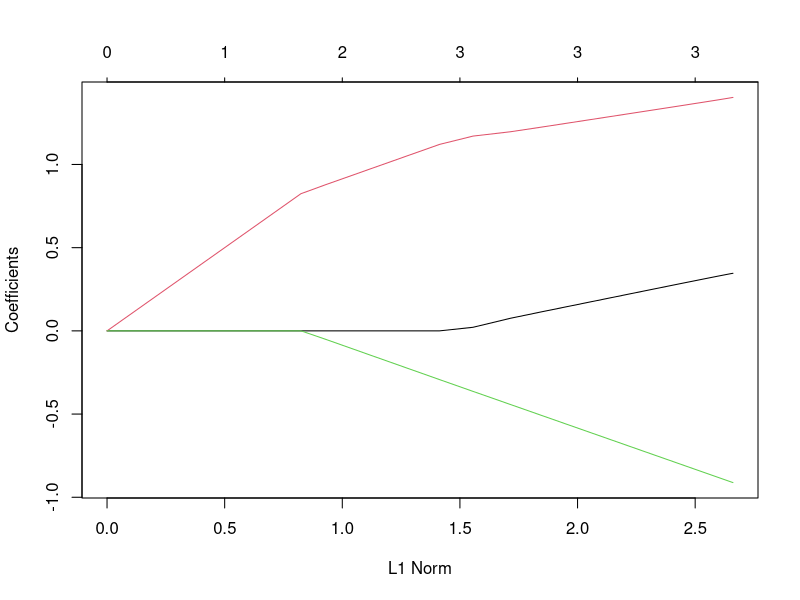
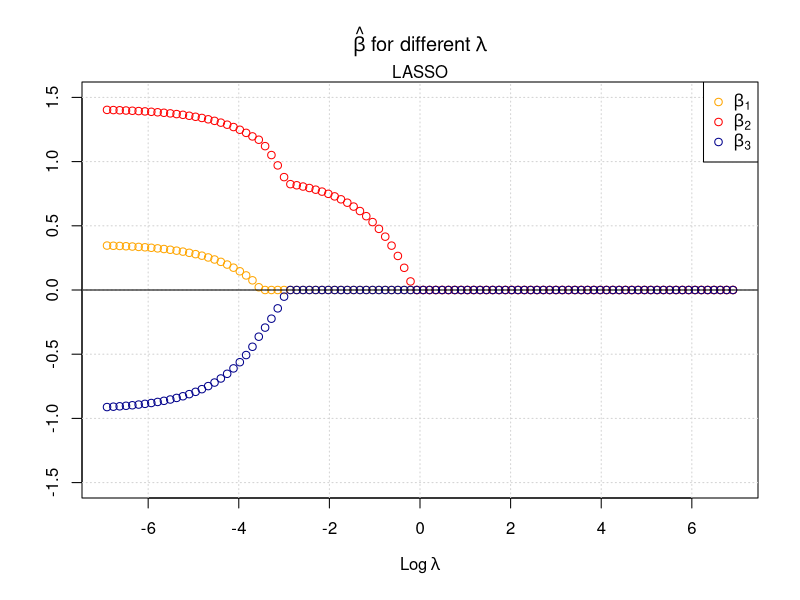
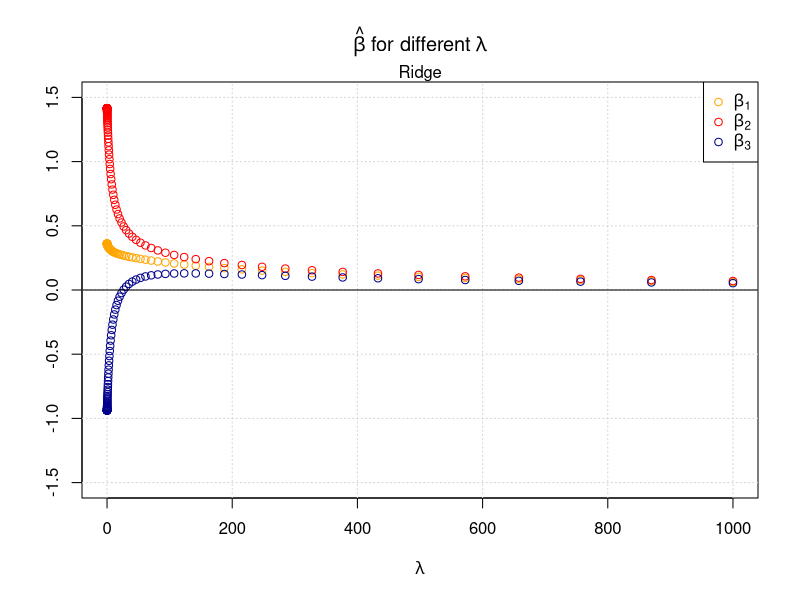
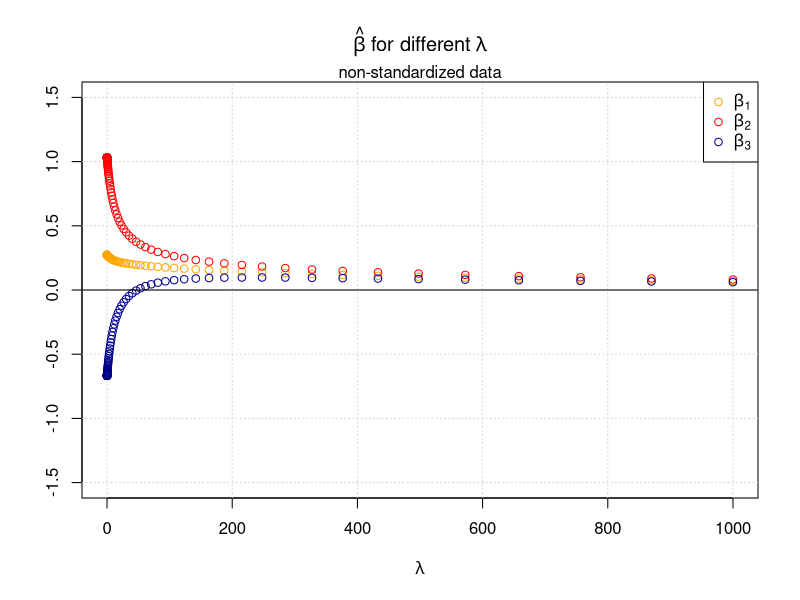
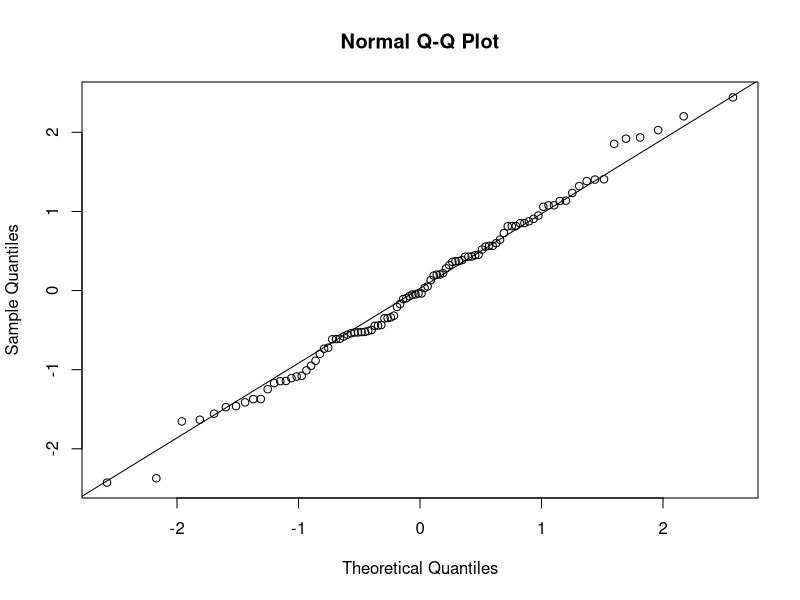
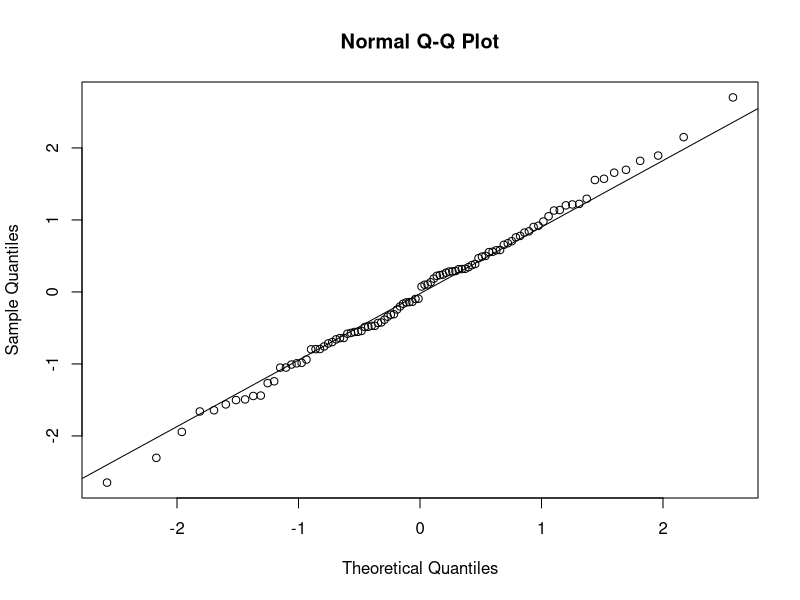
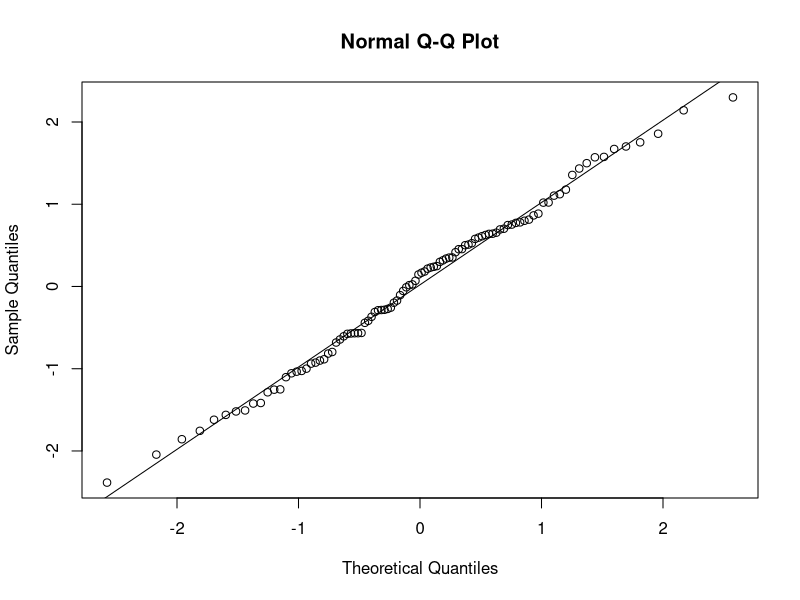
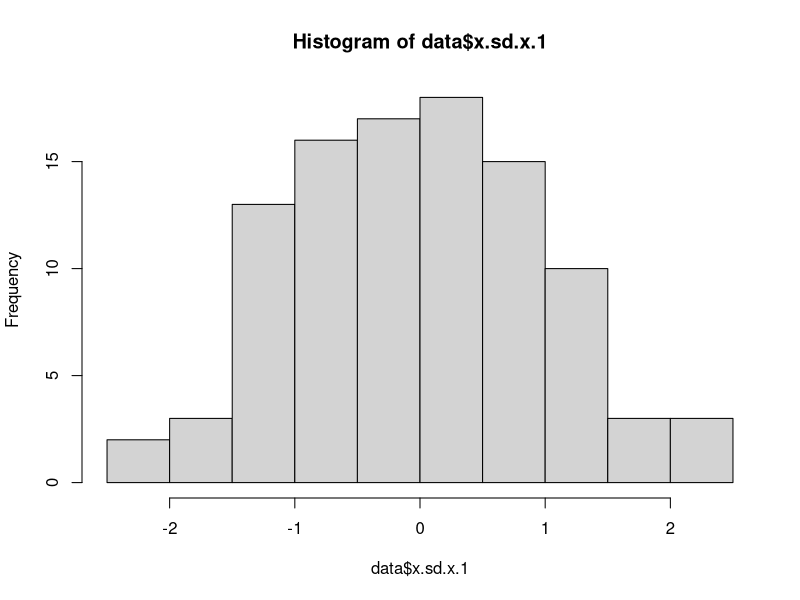

Source code (R) for these figures, in order:
# test the shrinkage path of ridge and Lasso
rm(list = ls())
library(glmnet)
library(MASS)
set.seed(777)
n <- 100
beta.true <- c(0.5, 0.5, -0.5)
sigma <- matrix(c(2,0.1,0.1,
                  0.1,2,0.1,
                  0.1,0.1,2) ,
                nrow= 3, ncol= 3, byrow=TRUE)

sigma2 <- matrix(c(2,0.1,0.1,
                  0.1,4,0.1,
                  0.1,0.1,5) ,
                nrow= 3, ncol= 3, byrow=TRUE)
sigma3 <- matrix(c(2,1.9,0.1,
                  1.9,2,0.1,
                  0.1,0.1,2) ,
                nrow= 3, ncol= 3, byrow=TRUE)
sigma4 <- matrix(c(2,0.1,1.9,
                  0.1,2,0.1,
                  1.9,0.1,2) ,
                nrow= 3, ncol= 3, byrow=TRUE)
sigma5 <- matrix(c(2,1.9,1.9,
                  1.9,2,1.9,
                  1.9,1.9,2) ,
                nrow= 3, ncol= 3, byrow=TRUE)
mu <- rep(0,3)
data.generator <- function(n, sigma, mu, beta){
  x <- mvrnorm(n, mu, sigma)
  e <- rnorm(n, 0, sqrt(10))
  y <- x %*% beta + e
  x.1 <- x[,1] / sd(x[,1])
  x.2 <- x[,2]/ sd(x[,2])
  x.3 <- x[,3]/ sd(x[,3])
  x.sd <- cbind(x.1, x.2, x.3)
  data <- data.frame ("y" = y, "x.sd" = x.sd, "x" = x)
  return(data)
}

set.seed(777)
data <- data.generator(n, sigma, mu, beta.true)
set.seed(777)
data <- data.generator(n, sigma2, mu, beta.true)
set.seed(777)
data <- data.generator(n, sigma3, mu, beta.true)
set.seed(777)
data <- data.generator(n, sigma4, mu, beta.true)
set.seed(777)
data <- data.generator(n, sigma5, mu, beta.true)

x.sd <- cbind(data$x.sd.x.1, data$x.sd.x.2, data$x.sd.x.3)
x <- cbind(data$x.1, data$x.2, data$x.3)
ridge <- function(x,y,lambda, p = 3){
  beta.ridge <- solve(t(x) %*% x + 
                        diag(lambda, nrow = p, ncol = p)) %*% t(x) %*% y
  return(beta.ridge)
}
grid <- 10^ seq (3, -3, length = 100)
beta.ridge <- matrix(NA, nrow = 3, ncol= length(grid))
beta.ridge.nonsd <- matrix(NA, nrow = 3, ncol= length(grid))
for (i in 1:length(grid)){
  lam <- grid[i]
  beta.ridge[,i] <- ridge(x.sd, data$y, lam)
}
for (i in 1:length(grid)){
  lam <- grid[i]
  beta.ridge.nonsd[,i] <- ridge(x, data$y, lam)
}

### Lasso
lasso.mod<-glmnet(x.sd,data$y, alpha=1, lambda = grid,intercept=F)
lassobeta <- as.matrix(lasso.mod$beta)
plot(lasso.mod)

ylimits = c(-1.5, 1.5)
plot(x=log(grid), y=lassobeta[1,], col = "red", ylim = ylimits, 
     xlab = expression(Log~lambda), ylab = "", 
     main = expression(hat(beta) ~ "for different" ~ lambda), type = "n")
grid()
points(x=log(grid), y=lassobeta[1,], col = "orange", lwd = 1)
points(x=log(grid), y=lassobeta[2,], col = "red", lwd = 1)
points(x=log(grid), y=lassobeta[3,], col = "darkblue", lwd = 1)
abline(h = 0, col = "black")
legend("topright", c(expression(beta[1]), expression(beta[2]), expression(beta[3])), 
       col = c("orange", "red", "darkblue"), pch = 1)
mtext("LASSO")


ylimits = c(-1.5, 1.5)
plot(x=grid, y=beta.ridge[1,], col = "red", ylim = ylimits, 
     xlab = expression(lambda), ylab = "", 
     main = expression(hat(beta) ~ "for different" ~ lambda), type = "n")
grid()
points(x=grid, y=beta.ridge[1,], col = "orange", lwd = 1)
points(x=grid, y=beta.ridge[2,], col = "red", lwd = 1)
points(x=grid, y=beta.ridge[3,], col = "darkblue", lwd = 1)
abline(h = 0, col = "black")
legend("topright", c(expression(beta[1]), expression(beta[2]), expression(beta[3])), 
       col = c("orange", "red", "darkblue"), pch = 1)
mtext("Ridge")

ylimits = c(-1.5, 1.5)
plot(x=grid, y=beta.ridge.nonsd[1,], col = "red", ylim = ylimits, 
     xlab = expression(lambda), ylab = "", 
     main = expression(hat(beta) ~ "for different" ~ lambda), type = "n")
grid()
points(x=grid, y=beta.ridge.nonsd[1,], col = "orange", lwd = 1)
points(x=grid, y=beta.ridge.nonsd[2,], col = "red", lwd = 1)
points(x=grid, y=beta.ridge.nonsd[3,], col = "darkblue", lwd = 1)
abline(h = 0, col = "black")
legend("topright", c(expression(beta[1]), expression(beta[2]), expression(beta[3])), 
       col = c("orange", "red", "darkblue"), pch = 1)
mtext("non-standardized data")


qqnorm(data$x.sd.x.1)
qqline(data$x.sd.x.1)
qqnorm(data$x.sd.x.2)
qqline(data$x.sd.x.2)
qqnorm(data$x.sd.x.3)
qqline(data$x.sd.x.3)
hist(data$x.sd.x.1)
hist(data$x.sd.x.2)
hist(data$x.sd.x.3)
olscoe <- matrix(NA,1000,3)
for (i in 1:1000) {
  data <- data.generator(n, sigma, mu, beta.true)
  x <- cbind(data$x.1, data$x.2, data$x.3)
   x.sd <- cbind(data$x.sd.x.1, data$x.sd.x.2, data$x.sd.x.3)
  olscoe[i,] <- coef(lm(data$y~x.sd-1))
}
plot(1:1000,olscoe[,1]-olscoe[,2])
boxplot(olscoe[,1]-olscoe[,2])
matplot(olscoe)
boxplot(olscoe)
